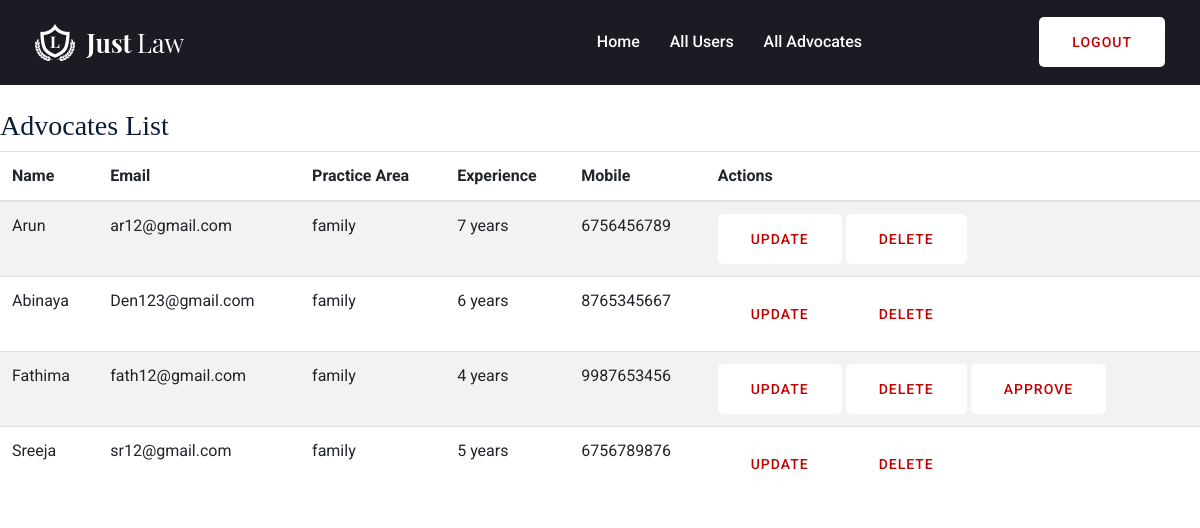
Page /view_all_advocates/ on the committed database.
### legallinkerapp/models.py (models this page shows, shortened)
class Advocate(models.Model):
    advocate = models.OneToOneField(User, on_delete=models.CASCADE)
    id_card = models.CharField(max_length=100)
    practice_area = models.TextField()
    experience = models.IntegerField()  # Years of experience
    achievements = models.TextField(blank=True, null=True)
    languages = models.CharField(max_length=255)  # Languages spoken
    courts = models.TextField()  # Courts the advocate practices in
    address = models.CharField(max_length=255)
    city = models.CharField(max_length=100)
    pin = models.CharField(max_length=6)
    mobile = models.CharField(max_length=15)
    approved = models.BooleanField(default=False)

### legallinkerapp/views.py (the view)
# urls.py: path('view_all_advocates/', view_all_advocates, name='view_all_advocates'),
def view_all_advocates(request):
    advocates  = Advocate.objects.all()
    return render(request,"admin/advocates.html",{"advocates":advocates})

### legallinkerapp/templates/admin/advocates.html (shortened to what this page needs)
{% include "admin/header.html" %}
{% load static %}
<h3 class="mt-4">Advocates List</h3>
<table class="table table-striped">
    <thead>
        <tr>
            <th>Name</th>
            <th>Email</th>
            <th>Practice Area</th>
            <th>Experience</th>
            <th>Mobile</th>
            <th>Actions</th>
        </tr>
    </thead>
    <tbody>
        {% for advocate in advocates %}
        <tr>
            <td>{{ advocate.advocate.username }}</td>
            <td>{{ advocate.advocate.email }}</td>
            <td>{{ advocate.practice_area }}</td>
            <td>{{ advocate.experience }} years</td>
            <td>{{ advocate.mobile }}</td>
            <td>
                <button type="button" class="btn btn-primary btn-sm" data-toggle="modal" data-target="#updateAdvocateModal{{ advocate.id }}">
                    Update
                </button>
                <button type="button" class="btn btn-danger btn-sm" data-toggle="modal" data-target="#deleteAdvocateModal{{ advocate.id }}">
                    Delete
                </button>
                {% if not advocate.approved %}
                <a href="{% url 'approve_advocate' advocate.id %}" class="btn btn-success btn-sm">Approve</a>
                {% endif %}
            </td>
        </tr>
        {% endfor %}
    </tbody>
</table>

### rows in the picture
Advocate: advocate.username "Arun", advocate.email "ar12@gmail.com", practice_area "family", experience "7", mobile "6756456789"
Advocate: advocate.username "Abinaya", advocate.email "Den123@gmail.com", practice_area "family", experience "6", mobile "8765345667"
Advocate: advocate.username "Fathima", advocate.email "fath12@gmail.com", practice_area "family", experience "4", mobile "9987653456", approved "APPROVE"
Advocate: advocate.username "Sreeja", advocate.email "sr12@gmail.com", practice_area "family", experience "5", mobile "6756789876"
